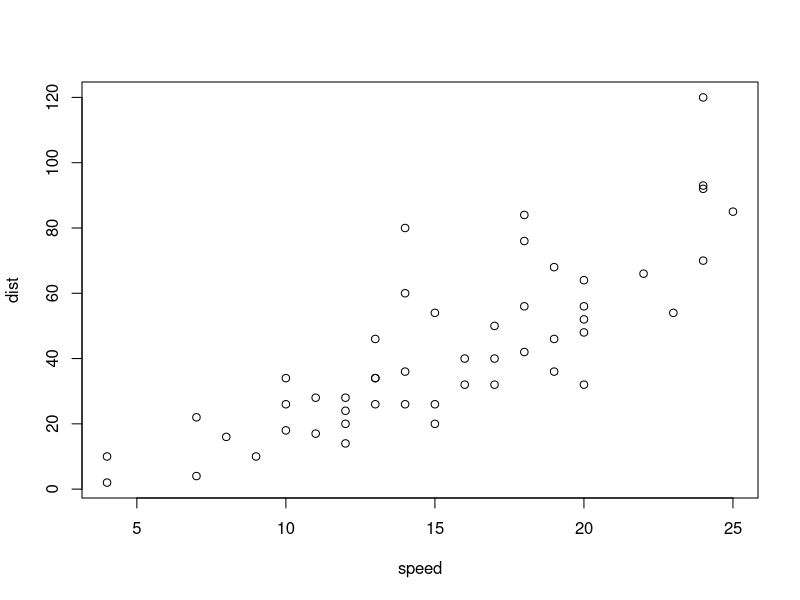
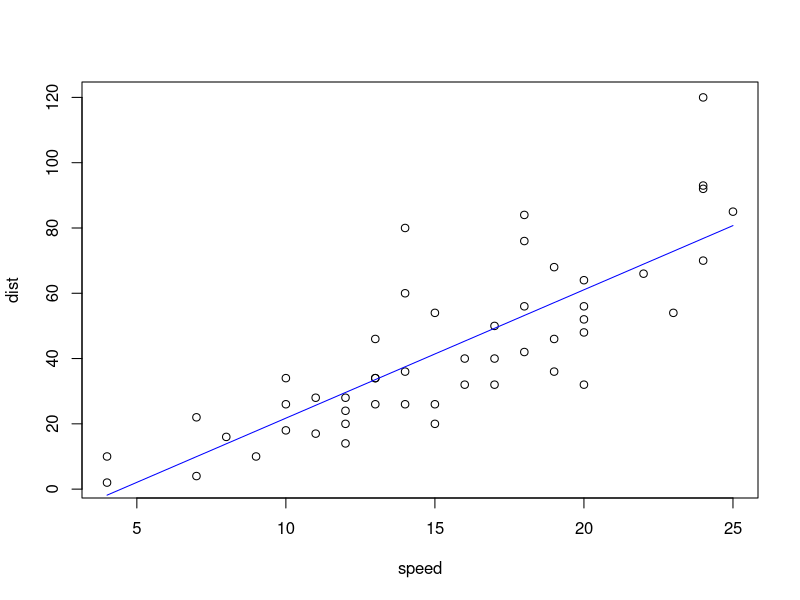

Write R code to recreate these figures, in order.
summary(cars)
head(cars)
plot(cars)
model_lm <- lm(dist~speed, data=cars)

summary(model_lm)

simple_linear<-function(x,y,dane){

N<-nrow(dane) #sample size
avgx<- sum(x)/N
avgy<- sum(y)/N

sdx<-sd(x)
sdy<-sd(y)

wariancja_x<-sum((x-avgx)^2)/(N-1)

kowariancja_xy<-sum((x-avgx)*(y-avgy))/(N-1)
korelacja_p<-kowariancja_xy/(sdx*sdy)

rsq<-korelacja_p^2

b1c<- kowariancja_xy/wariancja_x

b0<-avgy-b1c*avgx

y_hat<-b0+b1c*x #estimated function form
resi<-y-y_hat #residual calculation
avgresi<-sum(resi)/length(resi)
wariancja_resi<-sum((resi-avgresi)^2)/(N-2)
wariancja_b1<-wariancja_resi/sum((x-avgx)^2)

#b1 statistics
stex<- sqrt(wariancja_b1)
tvalue_b1<-b1c/stex
pvalue_b1<-2*pt(-abs(tvalue_b1), df=N-2)

#b0 statistics
stey<-stex*sqrt(sum((x^2)/N))
tvalue_b0<-b0/stey
pvalue_b0<-2*pt(-abs(tvalue_b0), df=N-2)

#results print
cat ("
    b0: ",b0,"std. error b0: ", stey, "t-value: ", tvalue_b0, "p-value: ", pvalue_b0, "
    b1: ", b1c, "std. error b1: ", stex, "t-value: ", tvalue_b1, "p-value: ", pvalue_b1, "
    R-squared: ", rsq, "
    Mean Sq: ", wariancja_resi, "RSE: ", sqrt(wariancja_resi))

plot(cars)
lines(x, y_hat, col="blue")
}

simple_linear(cars$speed,cars$dist,cars)
